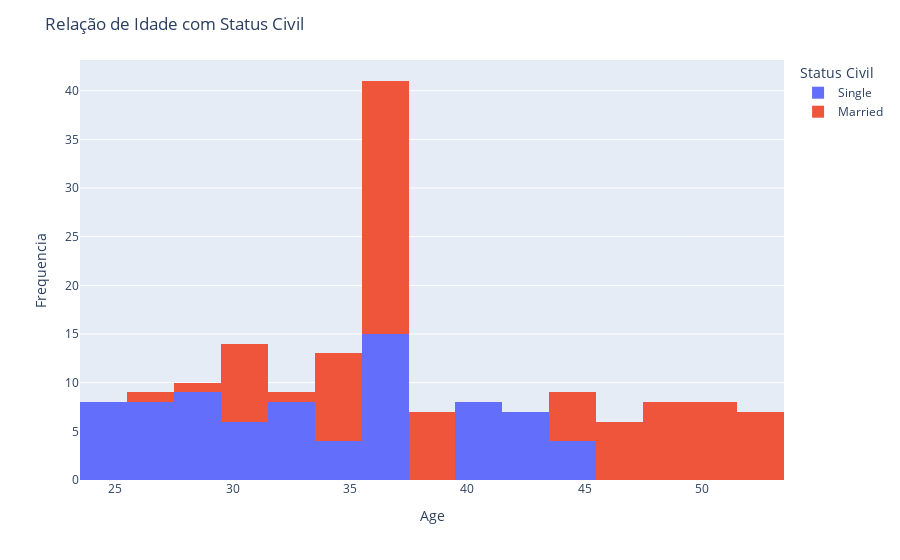

The notebook cell saved with this chart:
### Markdown cell above
**D) Realize a análise Bivariada.
Tente responder as seguintes perguntas com gráficos seguidos de insights:**



*   Existe relação entre a idade e o status civil?
*   Qual a relação entre o score de crédito e o nível de escolaridade?
*  O salário parece influenciar na idade?
* O salário parece influenciar no Score de Crédito?
* Clientes com casa própria tendem a ter um score mais alto?

### Code cell
#seu código aqui
#Existe relação entre a idade e o status civil?
fig = px.histogram(df, x='Age', color='Marital Status', barmode='stack')
fig.update_layout(title='Relação de Idade com Status Civil',
                  xaxis_title='Age',
                  yaxis_title='Frequencia',
                  legend_title='Status Civil')
fig.show()

### Figure 1 — Plotly figure (JSON) as saved in the notebook; plotly's stock layout.template omitted (floating-point values rounded to 4 significant figures)
{"data": [{"alignmentgroup": "True", "bingroup": "x", "hovertemplate": "Marital Status=Single<br>Age=%{x}<br>count=%{y}<extra></extra>", "legendgroup": "Single", "marker": {"color": "#636efa", "pattern": {"shape": ""}}, "name": "Single", "offsetgroup": "Single", "orientation": "v", "showlegend": true, "type": "histogram", "x": [25, 40, 26, 31, 36, 36, 36, 36, 36, 36, 43, 29, 34, 44, 25, 40, 26, 31, 41, 27, 32, 42, 28, 33, 43, 29, 34, 44, 25, 25, 40, 26, 31, 41, 27, 32, 42, 28, 33, 36, 36, 36, 36, 36, 25, 40, 26, 31, 41, 27, 32, 42, 28, 33, 43, 29, 34, 44, 25, 25, 28, 31, 32, 25, 40, 26, 31, 36, 36, 36, 36, 28, 33, 43, 29, 34, 44], "xaxis": "x", "yaxis": "y"}, {"alignmentgroup": "True", "bingroup": "x", "hovertemplate": "Marital Status=Married<br>Age=%{x}<br>count=%{y}<extra></extra>", "legendgroup": "Married", "marker": {"color": "#EF553B", "pattern": {"shape": ""}}, "name": "Married", "offsetgroup": "Married", "orientation": "v", "showlegend": true, "type": "histogram", "x": [30, 35, 45, 50, 36, 36, 36, 36, 36, 36, 36, 48, 53, 39, 49, 30, 35, 45, 50, 36, 46, 51, 37, 47, 52, 38, 48, 53, 39, 49, 30, 35, 30, 35, 45, 50, 36, 46, 51, 37, 47, 52, 36, 36, 36, 36, 36, 36, 36, 30, 35, 45, 50, 36, 46, 51, 37, 47, 52, 38, 48, 53, 39, 49, 30, 35, 30, 35, 33, 26, 29, 34, 30, 35, 45, 50, 36, 36, 36, 36, 36, 36, 38, 48, 53, 39, 49], "xaxis": "x", "yaxis": "y"}], "layout": {"barmode": "stack", "legend": {"title": {"text": "Status Civil"}, "tracegroupgap": 0}, "margin": {"t": 60}, "title": {"text": "Relação de Idade com Status Civil"}, "xaxis": {"anchor": "y", "domain": [0, 1], "title": {"text": "Age"}}, "yaxis": {"anchor": "x", "domain": [0, 1], "title": {"text": "Frequencia"}}}}
